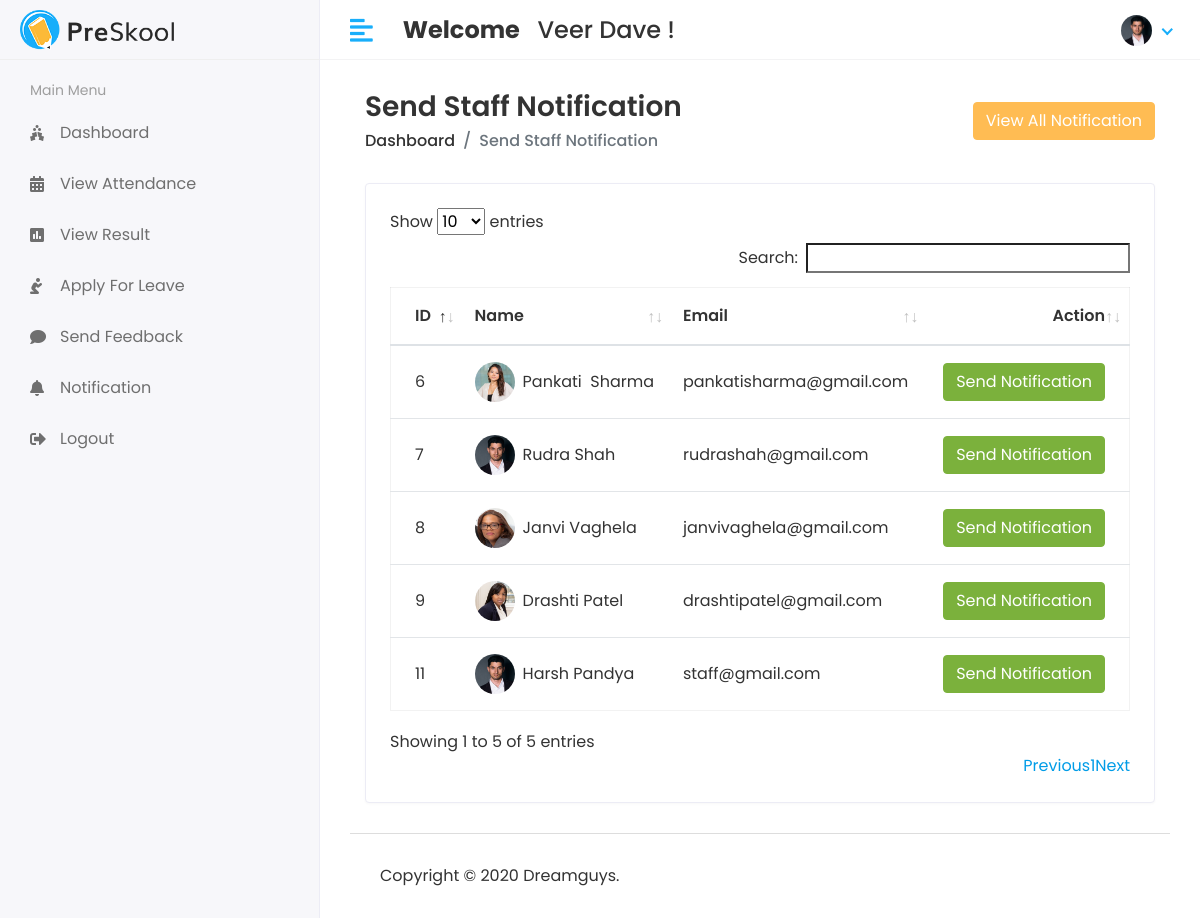
The app's page /Hod/Staff/Send_Notification (signed in) with its own data.
### app/models.py (models this page shows, shortened)
class CustomUser(AbstractUser):
    USER = (
        (1,'HOD'),
        (2,'STAFF'),
        (3,'STUDENT'),
    )
    user_type = models.CharField(choices=USER,max_length=50,default=1)
    profile_pic = models.ImageField(upload_to='media/profile_pic')

class Staff(models.Model):
    admin = models.OneToOneField(CustomUser,on_delete=models.CASCADE)
    address = models.TextField()
    gender = models.CharField(max_length=100)
    created_at = models.DateTimeField(auto_now_add=True)
    updated_at = models.DateTimeField(auto_now=True)

### sms/Hod_Views.py (the view)
# urls.py: path('Hod/Staff/Send_Notification', Hod_Views.STAFF_SEND_NOTIFICATION,name='staff_send_notification'),
@login_required(login_url='/')
def STAFF_SEND_NOTIFICATION(request):
    staff = Staff.objects.all()
    see_notification = Staff_Notification.objects.all().order_by('-id')[0:5]
    context = {
        'staff' : staff,
        'see_notification':see_notification,
    }
    return render(request,'Hod/staff_notification.html',context)

### templates/Hod/staff_notification.html (shortened to what this page needs)
{% extends 'base.html' %}
{% block content %}
<div class="content container-fluid">
    <div class="page-header">
       <div class="row align-items-center">
          <div class="col">
             <h3 class="page-title">Send Staff Notification</h3>
             <ul class="breadcrumb">
                <li class="breadcrumb-item"><a href="index.html">Dashboard</a></li>
                <li class="breadcrumb-item active">Send Staff Notification</li>
             </ul>
          </div>
          <div class="col-auto text-right float-right ml-auto">
            <button type="button" class="btn btn-primary" data-toggle="modal" data-target="#exampleModalCenter">
                View All Notification
              </button>
          </div>
       </div>
    </div>
    <div class="row">
       <div class="col-sm-12">
          <div class="card card-table">
             <div class="card-body">
                <div class="table-responsive">
                   <table id="table_id" class="table table-hover table-center mb-0 ">
                      <thead>
                         <tr>
                            <th>ID</th>
                            <th>Name</th>
                            <th>Email</th>
                            <th class="text-right">Action</th>
                         </tr>
                      </thead>
                      <tbody>
                        {% for i in staff %}
                         <tr>
                            <td>{{i.id}}</td>
                            <td>
                               <h2 class="table-avatar">
                                  <a href="student-details.html" class="avatar avatar-sm mr-2"><img class="avatar-img rounded-circle" src="/{{i.admin.profile_pic}}" alt="User Image"></a>
                                  <a href="student-details.html">{{i.admin.first_name}}&nbsp;{{i.admin.last_name}}</a>
                               </h2>
                            </td>
                            <td>{{i.admin.email}}</td>
                            <td class="text-right">
                                <button type="button" class="btn btn-success" data-toggle="modal" data-target="#sendnotification-{{forloop.counter}}">
                                    Send Notification
                                  </button>
                            </td>
                         </tr>
                         {% endfor %}
                      </tbody>
                   </table>
                </div>
             </div>
          </div>
       </div>
    </div>
 </div>
{% endblock content %}

### templates/includes/header.html (shortened to what this page needs)
{% load static %}
<div class="header">
    <div class="header-left">
       <a href="index.html" class="logo">
       <img src="{% static 'assets/img/logo.png'%}" alt="Logo">
       </a>
    </div>
    <a href="javascript:void(0);" id="toggle_btn">
    <i class="fas fa-align-left"></i>
    </a>
    <div class="top-nav-search mt-3">
       <h4><strong> Welcome </strong> &nbsp <span> {{user.first_name}} {{user.last_name}}</span>&nbsp!</h4>
    </div>
    <ul class="nav user-menu">
       <li class="nav-item dropdown has-arrow">
          <a href="#" class="dropdown-toggle nav-link" data-toggle="dropdown">
            {% if user.profile_pic == "" %}
                  <span class="user-img"><img class="rounded-circle" src="{% static 'assets/img/noimage.png' %}" width="31" alt="Ryan Taylor"></span>
            {% else %}
          <span class="user-img"><img class="rounded-circle" src="/{{user.profile_pic}}" width="31" alt="Ryan Taylor"></span>
          {% endif %}
          </a>
       </li>
    </ul>
 </div>

### static/assets/css/style.css (style rules this page uses)
html { height: 100%; }
body { background-color: #fff; color: #333; font-family: 'Poppins', sans-serif; font-size: 1rem; height: 100%; line-height: 1.5; overflow-x: hidden; }
h1, h2, h3, h4, h5, h6 { font-family: 'Poppins', sans-serif; margin-top: 0; }
a { color: #009ce7; }
input, button, a { transition: all 0.4s ease; -moz-transition: all 0.4s ease; -o-transition: all 0.4s ease; -ms-transition: all 0.4s ease; -webkit-transition: all 0.4s ease; }
input, input:focus, button, button:focus { outline: none; }
ul, ol { padding: 0px; list-style: none; }
.table { color: #333; max-width: 100%; margin-bottom: 0; width: 100%; }
.table.dataTable { border-collapse: collapse !important; border: 1px solid rgba(0, 0, 0, 0.05); }
table.table td h2 { display: inline-block; font-size: inherit; font-weight: 400; margin: 0; padding: 0; vertical-align: middle; }
table.table td h2.table-avatar { align-items: center; display: inline-flex; font-size: inherit; font-weight: 400; margin: 0; padding: 0; vertical-align: middle; white-space: nowrap; }
table.table td h2 a { color: #333; }
.table thead tr th { font-weight: 600; }
.table tbody tr { border-bottom: 1px solid rgba(0, 0, 0, 0.05); }
.table.table-center td, .table.table-center th { vertical-align: middle; }
.card-table .card-body .table > thead > tr > th { border-top: 0; }
.card-table .card-body .table tr td:first-child, .card-table .card-body .table tr th:first-child { padding-left: 1.5rem; }
.card-table .card-body .table tr td:last-child, .card-table .card-body .table tr th:last-child { padding-right: 1.5rem; }
.card-table .table td, .card-table .table th { border-top: 1px solid #e2e5e8; padding: 1rem 0.75rem; white-space: nowrap; }
.btn-primary { background-color: #FFBC53; border: 1px solid #FFBC53; }
.btn-success { background-color: #7bb13c; border: 1px solid #7bb13c }
.card { border: 1px solid #ececf5; box-shadow: 0 1px 3px 0 rgba(0, 0, 0, 0.03); margin-bottom: 1.875rem; }
.card-body { padding: 1.5rem; }
.avatar { position: relative; display: inline-block; width: 3rem; height: 3rem }
.avatar > img { width: 100%; height: 100%; -o-object-fit: cover; object-fit: cover; }
.avatar-sm { width: 2.5rem; height: 2.5rem; }
.header { background-color: #fff; border-bottom: 1px solid #f3f3f4; left: 0; position: fixed; right: 0; top: 0; z-index: 1001; height: 60px; }
.header .header-left { float: left; height: 60px; padding: 0 20px; position: relative; width: 320px; z-index: 1; transition: all 0.2s ease-in-out; background-color: #f7f7fa; border-bottom: 1px solid #efefef; border-right: 1px solid #ececf5; display: flex; align-items: center; }
.header .header-left .logo { display: inline-block; line-height: 60px; }
.header .header-left .logo img { max-height: 40px; width: auto; }
.header .dropdown-toggle:after { display: none; }
.header .has-arrow .dropdown-toggle:after { border-top: 0; border-left: 0; border-bottom: 2px solid #18aefa; border-right: 2px solid #18aefa; content: ''; height: 8px; display: inline-block; pointer-events: none; -webkit-transform-origin: 66% 66%; -ms-transform-origin: 66% 66%; transform-origin: 66% 66%; -webkit-transform: rotate(45deg); -ms-transform: rotate(45deg); transform: rotate(45deg); -webkit-transition: all 0.15s ease-in-out; transition: all 0.15s ease-in-out; width: 8px; vertical-align: 0px; }
.user-menu { float: right; margin: 0; position: relative; z-index: 99; padding-right: 15px; }
.user-menu.nav > li > a { color: #a0a0a0; font-size: 14px; line-height: 58px; padding: 0 15px; height: 60px; }
.user-img { margin-right: 3px; position: relative; }
.top-nav-search { float: left; margin-left: 15px; }
.page-header { margin-bottom: 1.875rem; }
.page-header .breadcrumb { background-color: transparent; color: #6c757d; font-size: 1rem; font-weight: 500; margin-bottom: 0; padding: 0; }
.page-header .breadcrumb a { color: #333; }
.page-title { font-size: 28px; font-weight: 600; color: #333; margin-bottom: 5px; }
@media (min-width: 992px) { #toggle_btn { align-items: center; color: #18aefa; display: inline-flex; float: left; font-size: 26px; height: 60px; justify-content: center; margin-left: 15px; padding: 0 15px; } }

### records on screen
CustomUser: first_name "Veer", last_name "Dave", profile_pic (picture)
Staff: id "6", admin.profile_pic (picture), admin.first_name "Pankati", admin.last_name "Sharma", admin.email "pankatisharma@gmail.com"
Staff: id "7", admin.profile_pic (picture), admin.first_name "Rudra", admin.last_name "Shah", admin.email "rudrashah@gmail.com"
Staff: id "8", admin.profile_pic (picture), admin.first_name "Janvi", admin.last_name "Vaghela", admin.email "janvivaghela@gmail.com"
Staff: id "9", admin.profile_pic (picture), admin.first_name "Drashti", admin.last_name "Patel", admin.email "drashtipatel@gmail.com"
Staff: id "11", admin.profile_pic (picture), admin.first_name "Harsh", admin.last_name "Pandya", admin.email "staff@gmail.com"
